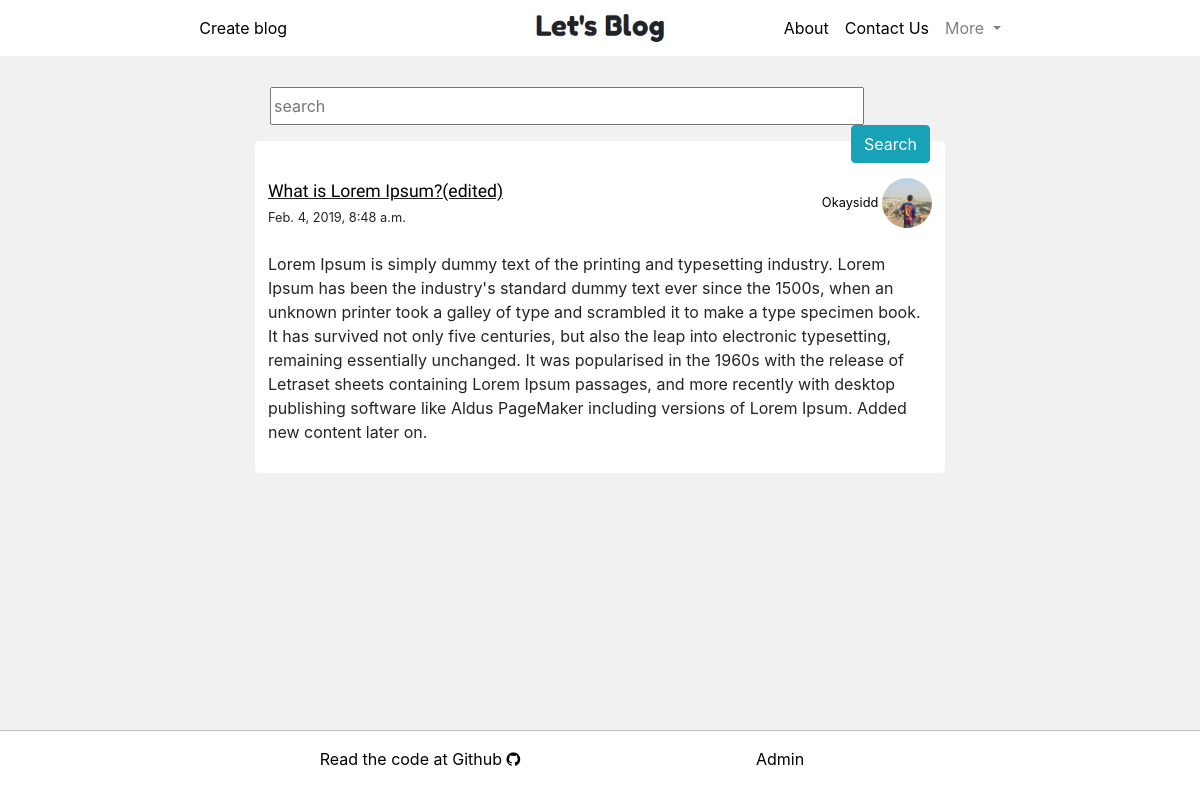
The app's page / (signed in), older data.
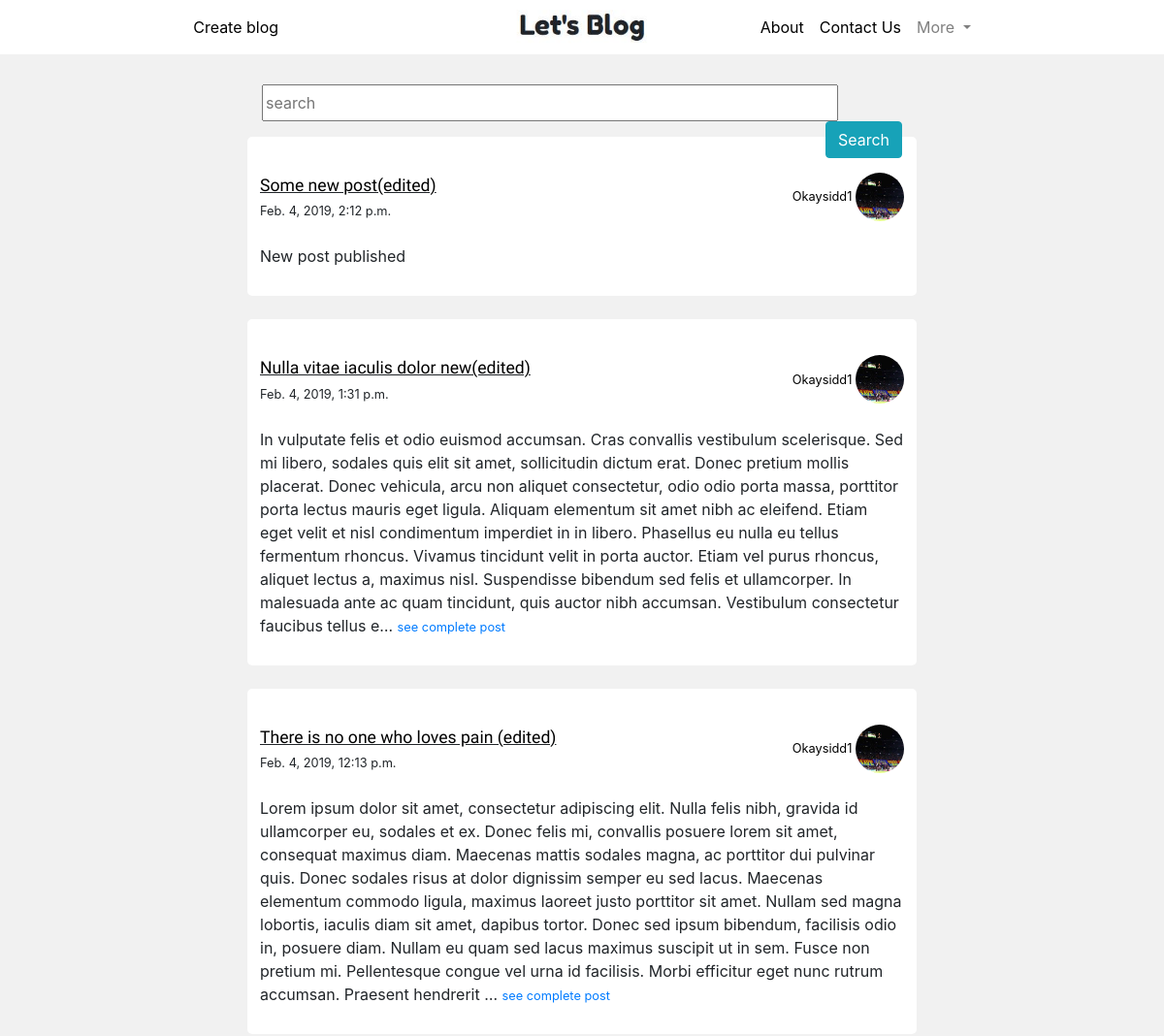
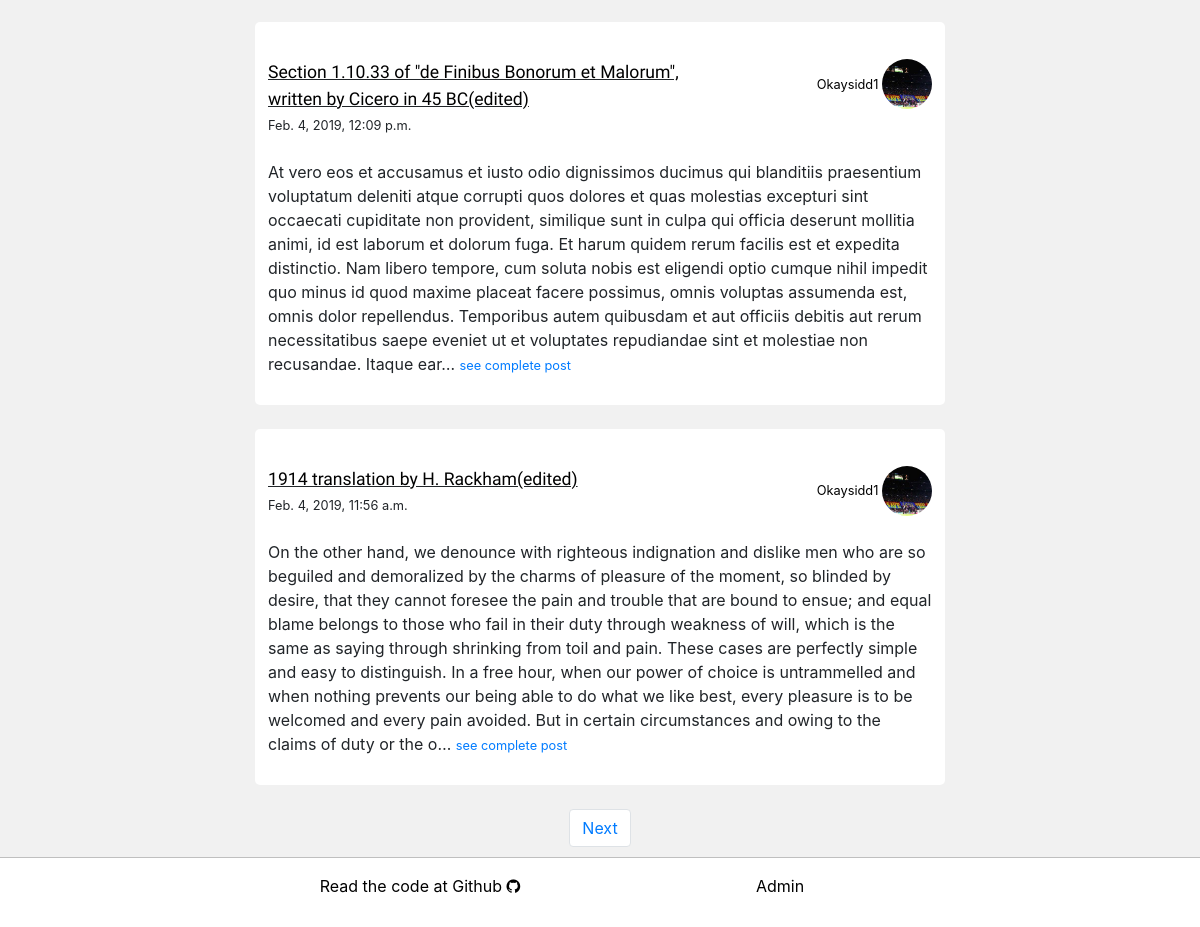
The same page, newer data (2 pictures, top to bottom).
### blogs_app/models.py (models this page shows, shortened)
class Post_model(models.Model):
    author = models.ForeignKey(Author_model, on_delete=models.CASCADE)
    title_original = models.CharField(max_length=200)
    title_edited = models.CharField(max_length=200, default="")
    body_original = models.TextField()
    body_edited = models.TextField(default="")
    created_on = models.DateTimeField(auto_now_add=True)
    created_on = models.DateTimeField(default=timezone.now())
    modified_on = models.DateTimeField(blank=True, null=True)
    published_on = models.DateTimeField(blank=True, null=True)

### users_app/models.py (models this page shows, shortened)
class Author_model(models.Model):
    author_name = models.OneToOneField(User, on_delete=models.CASCADE, primary_key=True)
    git = models.URLField(max_length=128, blank=True)
    profile_pic = models.ImageField(default='default.jpeg', upload_to='profile_pics')
    def __str__(self):
        return str(self.author_name)

### blogs_app/views.py (the view)
# urls.py: path('', ListPostView.as_view(), name="all-post"),
class ListPostView(LoginRequiredMixin, ListView):
    login_url = '/login/'
    redirect_field_name = 'next'
    model = Post_model
    fields = ['title_original', 'body_original', 'author']
    ordering = ['-published_on']
    paginate_by = 5
    def get_context_data(self, **kwargs):
        context = super().get_context_data(**kwargs)
        context['title'] = 'Let\'s Blog'
        return context

### blogs_app/templates/blogs_app/post_model_list.html (shortened to what this page needs)
{% extends 'system_app/base.html' %}
{% block base_body_block %}
{% load staticfiles %}
<link rel="stylesheet" href="{% static 'blogs_app/post_model_list.css' %}">
<br><br>
<div class="container">
    <div class="search-bar">
        <form class="form-group" action="{% url 'blogs:search-results' %}" method="POST">
            <input type="text" name="search-query" class="find-post" placeholder="search">
            <input type="submit" class="search-button btn btn-info" value="Search">
        </form>
    </div>
  {% for post in post_model_list %}
    <div class="post-complete">
      <br>
      <div class="row ">
          <div class="col-md-8">
              <span class="post-title"><a class="black-href" href="{% url 'blogs:post' pk=post.pk %}">{{ post.title_original }}</a></span>
              <br>
              <small>{{ post.created_on }}</small>
          </div>
          <div class="col-md-4">
              <span class="author-name">
                  <a class="black-href" href="{% url 'users:view-profile' pk=post.author.pk %}">
                      <small>
                          {{ post.author|title }}
                      </small>
                      <img class="profile-pic" src="{{ post.author.profile_pic.url }}" alt="no image found">
                  </a>
              </span>
          </div>
          </div><br>
          <p><span class="postarea">{{ post.body_original|truncatechars:700 }}</span>
          {% if post.body_original|length|get_digit:"-1" > 700 %}
            <small><a href="{% url 'blogs:post' pk=post.pk %}">see complete post</a></small>
          {% endif %}
          </p>
    </div><br>
  {% endfor %}
  {% if is_paginated %}
    <nav>
        <ul class="pagination justify-content-center">
            {% if page_obj.has_next %}
                <li class="page-item">
                    <a class="page-link" href="?page={{ page_obj.next_page_number }}">Next</a>
                </li>
            {% endif %}
        </ul>
    </nav>
  {% endif %}
  <br><br>
</div>
{% endblock %}

### system_app/templates/system_app/base.html (shortened to what this page needs)
<!DOCTYPE html>
{% load staticfiles %}
<link rel="stylesheet" href="{% static 'system_app/base.css' %}">
<html lang="en" dir="ltr">
  <head>
    <link rel="stylesheet" href="https://cdnjs.cloudflare.com/ajax/libs/font-awesome/4.7.0/css/font-awesome.min.css">
    <link rel="stylesheet" href="https://stackpath.bootstrapcdn.com/bootstrap/4.1.3/css/bootstrap.min.css">
  </head>
  <body>
    <div class="wrapper">
      {% if user.is_authenticated %}
      <nav class="fixed-top  navbar navbar-expand-lg navbar-light">
          <div class="nav-container">
            <div class="collapse navbar-collapse">
              <ul class="navbar-nav mr-auto">
                <li class="nav-item">
                  <a id="nav-link" class="nav-link m-auto" href="{% url 'blogs:new-post' %}">Create blog</a>
                </li>
                <a id="center-nav-link" class="navbar-brand" href="{% url 'blogs:all-post' %}"><img class="letslogo" src="{% static 'system_app/letsblog.JPG' %}" alt="Let's Blog"></a>
              </ul>
              <ul class="navbar-nav ml-auto">
                <li class="nav-item">
                  <a id="nav-link" class="nav-link" href="{% url 'system:about' %}">About </a>
                </li>
                <li class="nav-item">
                  <a id="nav-link" class="nav-link" href="{% url 'system:contact' %}">Contact Us </a>
                </li>
                <li class="nav-item dropdown">
                  <a class="nav-link dropdown-toggle" role="button" href="#" data-toggle="dropdown" aria-haspopup="true" aria-expanded="false">
                    More
                  </a>
                </li>
              </ul>
            </div>
        </div>
      </nav>
      {% else %}
        <a href="{% url 'system:login' %}"></a>
      {% endif %}
      <br>
      {% block base_body_block %}{% endblock %}
    </body>
    <footer>
      <div class="container">
        <div class="mt-3 row">
          <div class="col-md-6">
            <a class="black-href" target="_blank" href="https://github.com/okaysidd/Blog-app">Read the code at Github <i class="fa fa-github"></i></a>
          </div>
          <div class="col-md-6">
            <a class="black-href" target="_blank" href="{% url 'admin:index' %}">Admin</a>
          </div>
        </div>
      </div>
    </footer>
</html>

### system_app/static/system_app/base.css (style rules this page uses)
#nav-link { font-size: 1em; color: black; }
#center-nav-link { float: none; position: absolute; top: 50%; left: 50%; transform: translate(-50%, -50%); font-family: 'Fredoka One', cursive; font-size: 2em; }
.fixed-top { background-color: white; }
.nav-container { width: 70%; margin: auto; }
.letslogo { height: 35px; margin: 10px; }
html, body { height: 100%; margin: 0px; }
.wrapper { box-sizing: border-box; position: relative; padding-bottom: 1em; min-height: 100%; }
footer { margin: auto; position: absolute; bottom: 0; width: 100%; color: #fff; height: 70px; text-align: center; border-top: 1px solid #bfbfbf; }
.black-href { color: black; }
footer { height: 50px; }
footer { margin: auto; position: absolute; bottom: 0; width: 100%; color: #fff; background-color: white; height: 70px; text-align: center; }

### blogs_app/static/blogs_app/post_model_list.css (style rules this page uses)
.container { width: 60%; }
.post-title { font-family: 'Expletus Sans', cursive; font-size: 1.1em; text-decoration: underline; }
.author-name { float: right; }
.post-complete { background-color: white; padding: 13px; border-radius: 5px; }
body { background-color: #f1f1f1; }
.find-post { width: 90%; height: 38px; }
.search-bar { margin: 15px; }
.search-button { float: right; }
.black-href { color: black; }
.profile-pic { width: 50px; height: 50px; border-radius: 50%; object-fit: cover; }

Row changes from the older to the newer data that the page shows:
no longer on this page (row edited): Post_model: title_original "What is Lorem Ipsum?(edited)", created_on "Feb. 4, 2019, 8:48 a.m.", author "Okaysidd", author.profile_pic (picture), body_original "Lorem Ipsum is simply dummy text of the printing and typesetting industry. Lorem Ipsum has been the industry's standard dummy text ever since the 1500s, when an unknown printer took a galley of type and scrambled it to make a type specimen book. It has survived not only five centuries, but also the leap into electronic typesetting, remaining essentially unchanged. It was popularised in the 1960s with the release of Letraset sheets containing Lorem Ipsum passages, and more recently with desktop publishing software like Aldus PageMaker including versions of Lorem Ipsum. Added new content later on."
added Post_model: title_original "Some new post(edited)", created_on "Feb. 4, 2019, 2:12 p.m.", author "Okaysidd1", author.profile_pic (picture), body_original "New post published"
added Post_model: title_original "Nulla vitae iaculis dolor new(edited)", created_on "Feb. 4, 2019, 1:31 p.m.", author "Okaysidd1", author.profile_pic (picture), body_original "In vulputate felis et odio euismod accumsan. Cras convallis vestibulum scelerisque. Sed mi libero, sodales quis elit sit amet, sollicitudin dictum erat. Donec pretium mollis placerat. Donec vehicula, arcu non aliquet consectetur, odio odio porta massa, porttitor porta lectus mauris eget ligula. Aliquam elementum sit amet nibh ac eleifend. Etiam eget velit et nisl condimentum imperdiet in in libero. Phasellus eu nulla eu tellus fermentum rhoncus. Vivamus tincidunt velit in porta auctor. Etiam vel purus rhoncus, aliquet lectus a, maximus nisl. Suspendisse bibendum sed felis et ullamcorper. In malesuada ante ac quam tincidunt, quis auctor nibh accumsan. Vestibulum consectetur faucibus tellus e…", shows "see complete post"
added Post_model: title_original "There is no one who loves pain (edited)", created_on "Feb. 4, 2019, 12:13 p.m.", author "Okaysidd1", author.profile_pic (picture), body_original "Lorem ipsum dolor sit amet, consectetur adipiscing elit. Nulla felis nibh, gravida id ullamcorper eu, sodales et ex. Donec felis mi, convallis posuere lorem sit amet, consequat maximus diam. Maecenas mattis sodales magna, ac porttitor dui pulvinar quis. Donec sodales risus at dolor dignissim semper eu sed lacus. Maecenas elementum commodo ligula, maximus laoreet justo porttitor sit amet. Nullam sed magna lobortis, iaculis diam sit amet, dapibus tortor. Donec sed ipsum bibendum, facilisis odio in, posuere diam. Nullam eu quam sed lacus maximus suscipit ut in sem. Fusce non pretium mi. Pellentesque congue vel urna id facilisis. Morbi efficitur eget nunc rutrum accumsan. Praesent hendrerit …", shows "see complete post"
added Post_model: title_original "Section 1.10.33 of \"de Finibus Bonorum et Malorum\", written by Cicero in 45 BC(edited)", created_on "Feb. 4, 2019, 12:09 p.m.", author "Okaysidd1", author.profile_pic (picture), body_original "At vero eos et accusamus et iusto odio dignissimos ducimus qui blanditiis praesentium voluptatum deleniti atque corrupti quos dolores et quas molestias excepturi sint occaecati cupiditate non provident, similique sunt in culpa qui officia deserunt mollitia animi, id est laborum et dolorum fuga. Et harum quidem rerum facilis est et expedita distinctio. Nam libero tempore, cum soluta nobis est eligendi optio cumque nihil impedit quo minus id quod maxime placeat facere possimus, omnis voluptas assumenda est, omnis dolor repellendus. Temporibus autem quibusdam et aut officiis debitis aut rerum necessitatibus saepe eveniet ut et voluptates repudiandae sint et molestiae non recusandae. Itaque ear…", shows "see complete post"
added Post_model: title_original "1914 translation by H. Rackham(edited)", created_on "Feb. 4, 2019, 11:56 a.m.", author "Okaysidd1", author.profile_pic (picture), body_original "On the other hand, we denounce with righteous indignation and dislike men who are so beguiled and demoralized by the charms of pleasure of the moment, so blinded by desire, that they cannot foresee the pain and trouble that are bound to ensue; and equal blame belongs to those who fail in their duty through weakness of will, which is the same as saying through shrinking from toil and pain. These cases are perfectly simple and easy to distinguish. In a free hour, when our power of choice is untrammelled and when nothing prevents our being able to do what we like best, every pleasure is to be welcomed and every pain avoided. But in certain circumstances and owing to the claims of duty or the o…", shows "see complete post"
Text that changed along with them:
text now shown: "Next"
